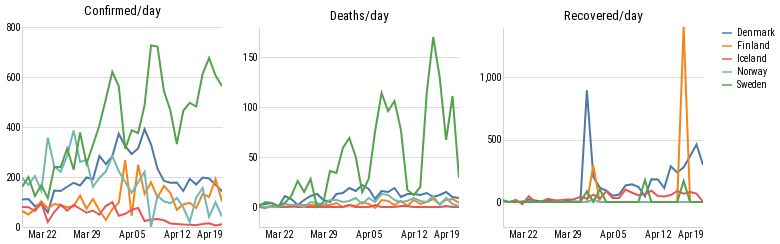
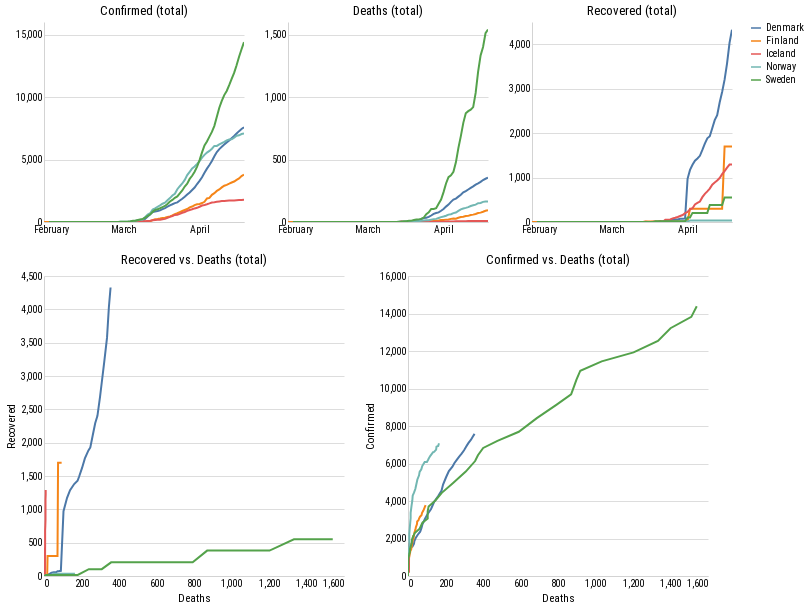
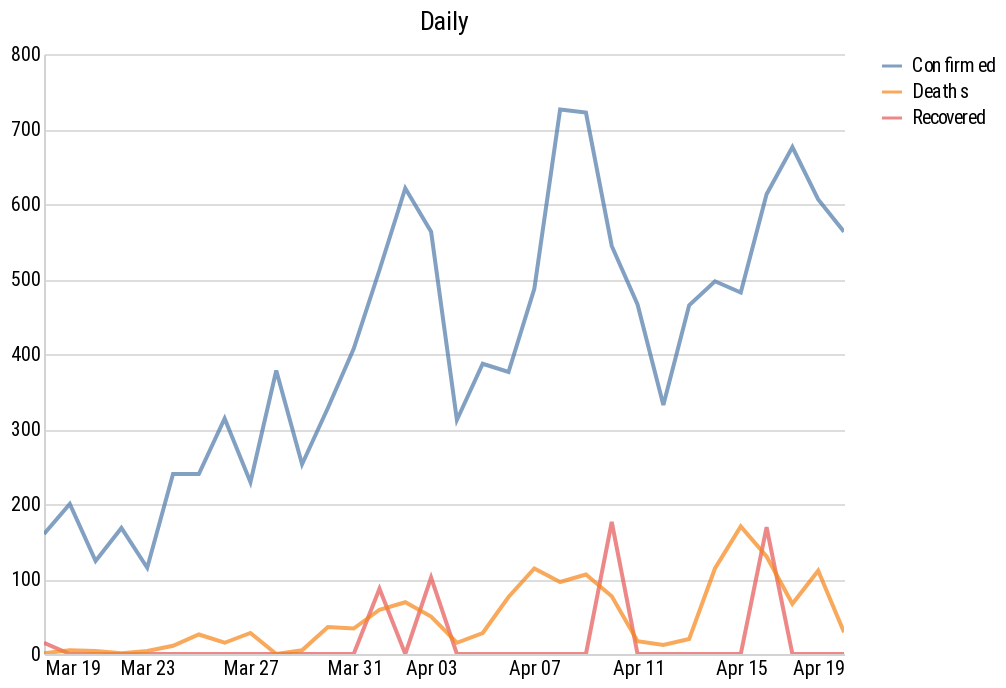
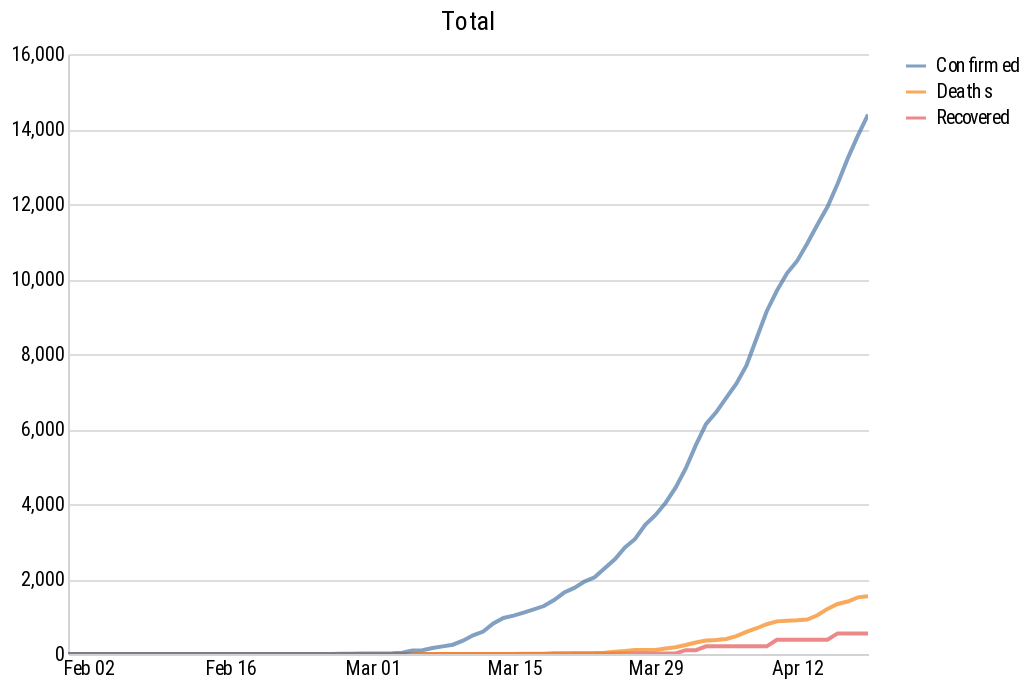

The cell these charts' notebook holds for them, in order:
### Markdown cell above
## Plot charts

### Code cell
nordicDiffData = getCountriesNordic().diff().sort_index().loc(axis=0)[:, '2020-03-19':'2020-05-20']
nLargestDiffData = getCountriesNLargest().diff().sort_index().loc(axis=0)[:, '2020-03-19,':'2020-05-20']

# ---------------

nordicTotalMulti = getMultiPlots(getCountriesNordic())
nLargestTotalMulti = getMultiPlots(getCountriesNLargest())
nordicTotalCountry = getCountryPlots(getCountriesNordic(), 4)
nLargestTotalCountry = getCountryPlots(getCountriesNLargest())

# ---------------

nordicDayCountry = getCountryPlots(nordicDiffData, 4, daily=True)
nLargestDayCountry = getCountryPlots(nLargestDiffData, daily=True)

nordicDayMulti = getMultiPlots(nordicDiffData, False, daily=True)
nLargestDayMulti = getMultiPlots(nLargestDiffData, False, daily=True)

# ---------------

nordicDayMulti.display()
nordicTotalMulti.display()
nordicDayCountry.display()
nordicTotalCountry.display()


nLargestDayMulti.display()
nLargestTotalMulti.display()
nLargestDayCountry.display()
nLargestTotalCountry.display()

getCountryPlotsDual(getCountriesNordic(), nordicDiffData, 3)

### Figure 1 — Vega-Lite specification as saved in the notebook (floating-point values rounded to 4 significant figures; data arrays with more than 128 entries replaced by an {"elided": "..."} marker saying what was removed)
{"config": {"view": {"continuousWidth": 400, "continuousHeight": 300, "strokeWidth": 0}, "axis": {"domainColor": "lightgray", "grid": false, "labelFont": "Roboto Condensed", "ticks": false, "titleFont": "Roboto Condensed", "titleFontWeight": "normal"}, "axisY": {"grid": true}, "legend": {"labelFont": "Roboto Condensed", "title": null}, "title": {"font": "Roboto Condensed", "fontWeight": "normal"}}, "vconcat": [{"hconcat": [{"mark": "line", "encoding": {"color": {"type": "nominal", "field": "Country"}, "opacity": {"condition": {"value": 1, "selection": "selector051"}, "value": 0.2}, "tooltip": [{"type": "temporal", "field": "Date"}, {"type": "nominal", "field": "Country"}, {"type": "quantitative", "field": "Recovered"}, {"type": "quantitative", "field": "Deaths"}], "x": {"type": "temporal", "axis": {"title": ""}, "field": "Date"}, "y": {"type": "quantitative", "axis": {"title": ""}, "field": "Confirmed"}}, "height": 200.0, "selection": {"selector051": {"type": "multi", "fields": ["Country"], "bind": "legend"}, "selector052": {"type": "interval", "bind": "scales", "encodings": ["x", "y"]}}, "title": "Confirmed/day", "width": 200.0}, {"mark": "line", "encoding": {"color": {"type": "nominal", "field": "Country"}, "opacity": {"condition": {"value": 1, "selection": "selector051"}, "value": 0.2}, "tooltip": [{"type": "temporal", "field": "Date"}, {"type": "nominal", "field": "Country"}, {"type": "quantitative", "field": "Recovered"}, {"type": "quantitative", "field": "Deaths"}], "x": {"type": "temporal", "axis": {"title": ""}, "field": "Date"}, "y": {"type": "quantitative", "axis": {"title": ""}, "field": "Deaths"}}, "height": 200.0, "selection": {"selector051": {"type": "multi", "fields": ["Country"], "bind": "legend"}, "selector052": {"type": "interval", "bind": "scales", "encodings": ["x", "y"]}}, "title": "Deaths/day", "width": 200.0}, {"mark": "line", "encoding": {"color": {"type": "nominal", "field": "Country"}, "opacity": {"condition": {"value": 1, "selection": "selector051"}, "value": 0.2}, "tooltip": [{"type": "temporal", "field": "Date"}, {"type": "nominal", "field": "Country"}, {"type": "quantitative", "field": "Recovered"}, {"type": "quantitative", "field": "Deaths"}], "x": {"type": "temporal", "axis": {"title": ""}, "field": "Date"}, "y": {"type": "quantitative", "axis": {"title": ""}, "field": "Recovered"}}, "height": 200.0, "selection": {"selector051": {"type": "multi", "fields": ["Country"], "bind": "legend"}, "selector052": {"type": "interval", "bind": "scales", "encodings": ["x", "y"]}}, "title": "Recovered/day", "width": 200.0}]}], "data": {"name": "data-7d834d2dacb4a57415826338bba33c67"}, "$schema": "https://vega.github.io/schema/vega-lite/v4.8.1.json", "datasets": {"data-7d834d2dacb4a57415826338bba33c67": {"elided": "160 records"}}}

### Figure 2 — Vega-Lite specification as saved in the notebook (floating-point values rounded to 4 significant figures; data arrays with more than 128 entries replaced by an {"elided": "..."} marker saying what was removed)
{"config": {"view": {"continuousWidth": 400, "continuousHeight": 300, "strokeWidth": 0}, "axis": {"domainColor": "lightgray", "grid": false, "labelFont": "Roboto Condensed", "ticks": false, "titleFont": "Roboto Condensed", "titleFontWeight": "normal"}, "axisY": {"grid": true}, "legend": {"labelFont": "Roboto Condensed", "title": null}, "title": {"font": "Roboto Condensed", "fontWeight": "normal"}}, "vconcat": [{"hconcat": [{"mark": "line", "encoding": {"color": {"type": "nominal", "field": "Country"}, "opacity": {"condition": {"value": 1, "selection": "selector043"}, "value": 0.2}, "tooltip": [{"type": "temporal", "field": "Date"}, {"type": "nominal", "field": "Country"}, {"type": "quantitative", "field": "Recovered"}, {"type": "quantitative", "field": "Deaths"}], "x": {"type": "temporal", "axis": {"title": ""}, "field": "Date"}, "y": {"type": "quantitative", "axis": {"title": ""}, "field": "Confirmed"}}, "height": 200.0, "selection": {"selector043": {"type": "multi", "fields": ["Country"], "bind": "legend"}, "selector044": {"type": "interval", "bind": "scales", "encodings": ["x", "y"]}}, "title": "Confirmed (total)", "width": 200.0}, {"mark": "line", "encoding": {"color": {"type": "nominal", "field": "Country"}, "opacity": {"condition": {"value": 1, "selection": "selector043"}, "value": 0.2}, "tooltip": [{"type": "temporal", "field": "Date"}, {"type": "nominal", "field": "Country"}, {"type": "quantitative", "field": "Recovered"}, {"type": "quantitative", "field": "Deaths"}], "x": {"type": "temporal", "axis": {"title": ""}, "field": "Date"}, "y": {"type": "quantitative", "axis": {"title": ""}, "field": "Deaths"}}, "height": 200.0, "selection": {"selector043": {"type": "multi", "fields": ["Country"], "bind": "legend"}, "selector044": {"type": "interval", "bind": "scales", "encodings": ["x", "y"]}}, "title": "Deaths (total)", "width": 200.0}, {"mark": "line", "encoding": {"color": {"type": "nominal", "field": "Country"}, "opacity": {"condition": {"value": 1, "selection": "selector043"}, "value": 0.2}, "tooltip": [{"type": "temporal", "field": "Date"}, {"type": "nominal", "field": "Country"}, {"type": "quantitative", "field": "Recovered"}, {"type": "quantitative", "field": "Deaths"}], "x": {"type": "temporal", "axis": {"title": ""}, "field": "Date"}, "y": {"type": "quantitative", "axis": {"title": ""}, "field": "Recovered"}}, "height": 200.0, "selection": {"selector043": {"type": "multi", "fields": ["Country"], "bind": "legend"}, "selector044": {"type": "interval", "bind": "scales", "encodings": ["x", "y"]}}, "title": "Recovered (total)", "width": 200.0}]}, {"hconcat": [{"mark": "line", "encoding": {"color": {"type": "nominal", "field": "Country"}, "opacity": {"condition": {"value": 1, "selection": "selector043"}, "value": 0.2}, "tooltip": [{"type": "temporal", "field": "Date"}, {"type": "nominal", "field": "Country"}, {"type": "quantitative", "field": "Recovered"}, {"type": "quantitative", "field": "Deaths"}], "x": {"type": "quantitative", "field": "Deaths"}, "y": {"type": "quantitative", "field": "Recovered", "scale": {"type": "linear"}}}, "height": 300.0, "selection": {"selector043": {"type": "multi", "fields": ["Country"], "bind": "legend"}, "selector044": {"type": "interval", "bind": "scales", "encodings": ["x", "y"]}}, "title": "Recovered vs. Deaths (total)", "width": 300.0}, {"mark": "line", "encoding": {"color": {"type": "nominal", "field": "Country"}, "opacity": {"condition": {"value": 1, "selection": "selector043"}, "value": 0.2}, "tooltip": [{"type": "temporal", "field": "Date"}, {"type": "nominal", "field": "Country"}, {"type": "quantitative", "field": "Recovered"}, {"type": "quantitative", "field": "Deaths"}], "x": {"type": "quantitative", "field": "Deaths"}, "y": {"type": "quantitative", "field": "Confirmed"}}, "height": 300.0, "selection": {"selector043": {"type": "multi", "fields": ["Country"], "bind": "legend"}, "selector044": {"type": "interval", "bind": "scales", "encodings": ["x", "y"]}}, "title": "Confirmed vs. Deaths (total)", "width": 300.0}]}], "data": {"name": "data-df46020a179f75041826479d723b8d53"}, "$schema": "https://vega.github.io/schema/vega-lite/v4.8.1.json", "datasets": {"data-df46020a179f75041826479d723b8d53": {"elided": "321 records"}}}

### Figure 3 — Vega-Lite specification as saved in the notebook (floating-point values rounded to 4 significant figures; data arrays with more than 128 entries replaced by an {"elided": "..."} marker saying what was removed)
{"config": {"view": {"continuousWidth": 400, "continuousHeight": 300, "strokeWidth": 0}, "area": {}, "axis": {"domainColor": "lightgray", "grid": false, "labelFont": "Roboto Condensed", "ticks": false, "title": null}, "axisY": {"grid": true}, "legend": {"labelFont": "Roboto Condensed", "title": null}, "title": {"font": "Roboto Condensed", "fontWeight": "normal"}}, "data": {"name": "data-7d834d2dacb4a57415826338bba33c67"}, "mark": "line", "encoding": {"color": {"type": "nominal", "field": "Type"}, "opacity": {"value": 0.7}, "x": {"type": "temporal", "axis": {"format": "%b %d"}, "field": "Date"}, "y": {"type": "quantitative", "field": "Count"}}, "selection": {"Select": {"type": "single", "fields": ["Country"], "bind": {"input": "select", "options": ["Denmark", "Finland", "Iceland", "Norway", "Sweden"]}, "init": {"Country": "Sweden"}}, "selector049": {"type": "interval", "bind": "scales", "encodings": ["x", "y"]}}, "title": "Daily", "transform": [{"fold": ["Recovered", "Deaths", "Confirmed"], "as": ["Type", "Count"]}, {"filter": {"selection": "Select"}}], "$schema": "https://vega.github.io/schema/vega-lite/v4.8.1.json", "datasets": {"data-7d834d2dacb4a57415826338bba33c67": {"elided": "160 records"}}}

### Figure 4 — Vega-Lite specification as saved in the notebook (floating-point values rounded to 4 significant figures; data arrays with more than 128 entries replaced by an {"elided": "..."} marker saying what was removed)
{"config": {"view": {"continuousWidth": 400, "continuousHeight": 300, "strokeWidth": 0}, "area": {}, "axis": {"domainColor": "lightgray", "grid": false, "labelFont": "Roboto Condensed", "ticks": false, "title": null}, "axisY": {"grid": true}, "legend": {"labelFont": "Roboto Condensed", "title": null}, "title": {"font": "Roboto Condensed", "fontWeight": "normal"}}, "data": {"name": "data-df46020a179f75041826479d723b8d53"}, "mark": "line", "encoding": {"color": {"type": "nominal", "field": "Type"}, "opacity": {"value": 0.7}, "x": {"type": "temporal", "axis": {"format": "%b %d"}, "field": "Date"}, "y": {"type": "quantitative", "field": "Count"}}, "selection": {"Select": {"type": "single", "fields": ["Country"], "bind": {"input": "select", "options": ["Denmark", "Finland", "Iceland", "Norway", "Sweden"]}, "init": {"Country": "Sweden"}}, "selector047": {"type": "interval", "bind": "scales", "encodings": ["x", "y"]}}, "title": "Total", "transform": [{"fold": ["Recovered", "Deaths", "Confirmed"], "as": ["Type", "Count"]}, {"filter": {"selection": "Select"}}], "$schema": "https://vega.github.io/schema/vega-lite/v4.8.1.json", "datasets": {"data-df46020a179f75041826479d723b8d53": {"elided": "321 records"}}}
